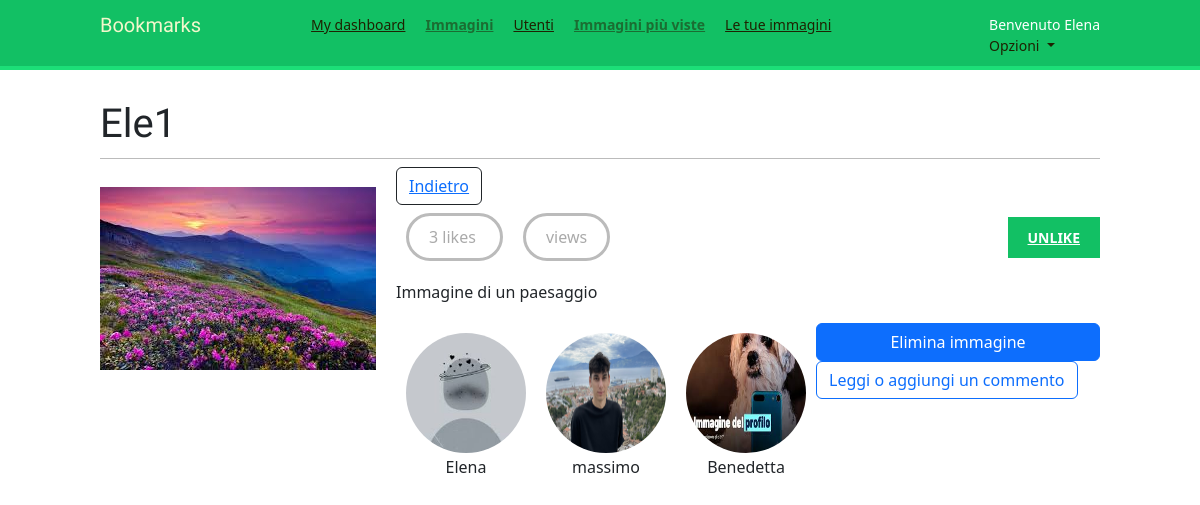
Screenshot of /images/detail/17/ele1/ (signed in) with the database file from the repository.
### images/models.py (models this page shows, shortened)
class Image(models.Model):
    user = models.ForeignKey(settings.AUTH_USER_MODEL, related_name='images_created', on_delete=models.CASCADE)
    title = models.CharField(max_length=200)
    slug = models.SlugField(max_length=200, blank=True)
    url = models.URLField(blank=True,)
    image = models.ImageField(blank=True, null=True, upload_to='images/%Y/%m/%d')
    description = models.TextField(blank=True)
    created = models.DateField(auto_now_add=True, db_index=True)
    user_like = models.ManyToManyField(settings.AUTH_USER_MODEL, related_name='images_liked', blank=True)
    total_likes = models.PositiveIntegerField(db_index=True, default=0)

### account/models.py (models this page shows, shortened)
class Profile(models.Model):
    user = models.OneToOneField(settings.AUTH_USER_MODEL, on_delete=models.CASCADE)
    date_of_birth = models.DateField(blank=True, null=True)
    photo = models.ImageField(upload_to='users/%Y/%m/%d/', blank=True, default='users/default/profile_default_icon.png')
    private = models.BooleanField(default=False)

### images/views.py (the view)
# urls.py: path('detail/<int:id>/<slug:slug>/', views.image_detail, name='detail'),
def image_detail(request, id, slug):
    image = get_object_or_404(Image, id=id, slug=slug)
    profile = get_object_or_404(Profile, user=image.user)
    total_views = r.incr(f'image:{image.id}:views')
    r.zincrby('image_ranking', 1, image.id)
    follows = Contact.objects.filter(user_from=request.user, user_to=image.user).exists()
    can_view = not profile.private or request.user == image.user or follows
    return render(request,
                  'images/image/detail.html',
                  {'section': 'images',
                   'image': image,
                   'total_views': total_views,
                   'profile': profile,
                   'can_view': can_view,
                   })

### images/templates/images/image/detail.html (shortened to what this page needs)
{% extends "base.html" %}
{% block content %}
    <h1>{{image.title}}</h1>
    <button type="button" class="btn btn-outline-dark"><a href="{% url "images:list" %}">Indietro</a></button>
    {% if can_view %}
    {% load thumbnail %}
        <a href="{{ image.image.url }}">
            <img src="{% thumbnail image.image 300x0 %}" class="image-detail">
        </a>
    {% with total_likes=image.user_like.count %}
        <div class="image-info">
            <div>
                <span class="count">
                    <span class="total">{{ total_likes }}</span>
                    like{{ total_likes|pluralize }}
                  </span>
                  <span class="count">
                    {{ total_views }} view{{ total_views|pluralize }}
                  </span>
                <a href="#" data-id="{{ image.id }}" data-action="{% if request.user in image.user_like.all %}un{% endif %}like" class="like button">
                    {% if request.user not in image.user_like.all %}
                        Like
                    {% else %}
                        Unlike
                    {% endif %}
                </a>
            </div>
            {{ image.description|linebreaks }}
        </div>
        <div class="image-likes">
            {% for user in image.user_like.all %}
                <div>
                    <img src="{{ user.profile.photo.url }}">
                    <p>{{ user.first_name }}</p>
                </div>
            {% empty %}
                Nessun Like
            {% endfor %}
        </div>
        {% if request.user == image.user %}
            <div class="d-grid gap-2 mt-3">
                <a href="{% url 'images:delete' image.id %}" class="btn btn-primary" role="button">Elimina immagine</a>
            </div>
        {% endif %}
        {% endwith %}
            {% if user.is_authenticated %}
                <a href="{% url 'images:image_comment' image.id %}" type="button" class="btn btn-outline-primary">Leggi o aggiungi un commento</a>
        {% endif %}
    {% else %}
     <h2>Non puoi visualizzare l'immagine perchè il profilo di {{image.user}} è privato</h2>
    {% endif %}
{% endblock %}

### account/templates/base.html (shortened to what this page needs)
<!DOCTYPE html>
<html>
<head>
    {% load static %}
    <link href="{% static "css/base.css" %}" rel="stylesheet">
    <link href="https://cdn.jsdelivr.net/npm/bootstrap@5.3.3/dist/css/bootstrap.min.css" rel="stylesheet">
</head>
<body>
    <div id="header">
        <span class="logo">Bookmarks</span>
        {% if request.user.is_authenticated %}
            <ul class="menu">
                <li {% if section == "dashboard" %}class="selected"{% endif %}>
                    <a href="{% url "dashboard" %}">My dashboard</a>
                </li>
                <li {% if section == "images" %}class="selected"{% endif %}>
                    <a href="{% url "images:list" %}">Immagini</a>
                </li>
                <li {% if section == "people" %}class="selected"{% endif %}>
                    <a href="{% url "user_list" %}">Utenti</a>
                </li>
                <li {% if section == "images" %}class="selected"{% endif %}>
                    <a href="{% url "images:ranking" %}">Immagini più viste</a>
                </li>
                <li {% if section == "people" %}class="selected"{% endif %}>
                    <a href="{% url "images:your_images" %}">Le tue immagini</a>
                </li>
            </ul>
        {% endif %}
        <span class="user">
            {% if request.user.is_authenticated %}
             Benvenuto {{ request.user.first_name }}
                    <a class="nav-link dropdown-toggle" href="#" role="button" data-bs-toggle="dropdown" aria-expanded="false">
                      Opzioni
                    </a>
            {% else %}
                <a href="{% url "login" %}">Login</a>
            {% endif %}
        </span>
    </div>
    <div id="content">
        {% block content %}
        {% endblock %}
    </div>
</body>
</html>

### account/static/css/base.css (style rules this page uses)
body { margin:0; padding:0; font-family:helvetica, sans-serif; }
p { line-height: 1.8; }
a { color:#12c064; text-decoration:none; }
h1, h2, h3, h4, h5 , h6 { font-family: 'Muli', sans-serif; font-weight:normal; }
h1 { border-bottom:1px solid #bbb; padding:0 0 10px 0; margin:10px 0 20px 0; }
#header { padding:10px 100px; font-size:14px; background:#12c064; color:#fff; border-bottom:4px solid #1cdf78; overflow:auto; }
#header .logo { font-family: 'Muli', sans-serif; float:left; color:#f3f7cc; font-size:20px; margin-right:10%; }
#header ul.menu { list-style:none; float:left; margin:0; padding:0; }
#header ul.menu li { float:left; padding:4px 10px; }
#header ul.menu li.selected a, #header ul.menu li.selected a:hover { color:#1b6d32; font-weight:bold; }
#header a { color:#1e2201; }
#header .user { float:right; padding-top:4px; }
#content { padding:30px 100px; }
input[type=submit], a.button { font-weight:bold; background:#12c064; color:#fff; padding:10px 20px; font-size:14px; text-transform:uppercase; }
.image-preview, .image-detail { max-width:300px; float:left; margin:0 20px 20px 0; }
.image-detail { margin-top:20px; }
.image-info div { padding:20px 0; overflow:auto; }
.count { color:#aaa; border:3px solid #bbb; border-radius:26px; padding:10px 20px; margin:20px 10px 0; }
a.like, a.follow { float:right; margin-top:-8px; }
.image-likes div { float:left; width:auto; padding:10px; text-align:center; }
.image-likes img { width:120px; height:120px; border-radius:50%; }

### rows the page displays
Image: title "Ele1", image (picture), description "Immagine di un paesaggio"

### other values shown
{{ request.user.first_name }} "Elena"
{{ total_likes }} "3"
{{ user.first_name }} "Elena"
{{ user.first_name }} "massimo"
{{ user.first_name }} "Benedetta"
